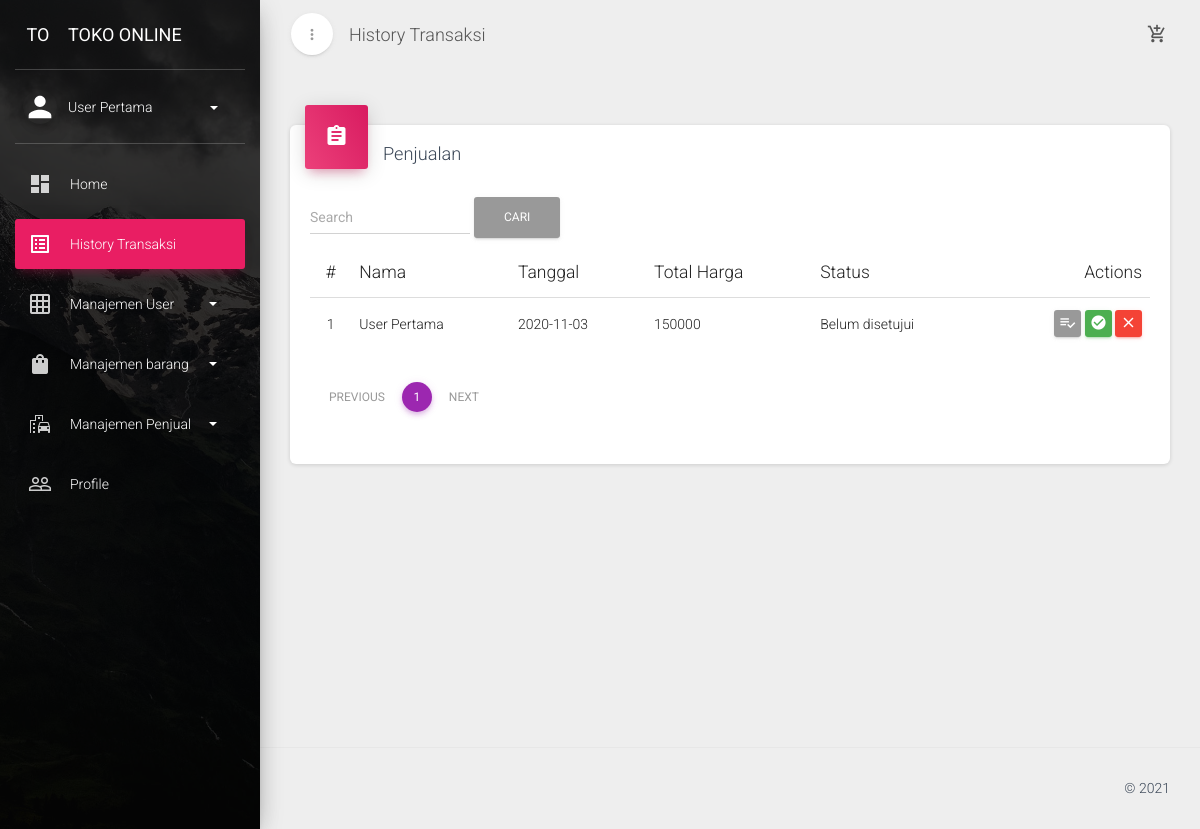
/index.php?url=penjualan (signed in), run on the app's committed database.
### tables this page shows
CREATE TABLE `penjualan` (
  `penjualan_id` int(11) NOT NULL,
  `tanggal_penjualan` date NOT NULL,
  `user_id` int(11) NOT NULL,
  `total_harga` int(11) NOT NULL,
  `status` int(11) NOT NULL
);

CREATE TABLE `user` (
  `user_id` int(11) NOT NULL,
  `nama` varchar(30) NOT NULL,
  `username` varchar(30) NOT NULL,
  `password` varchar(16) NOT NULL,
  `role` enum('Admin','User') NOT NULL
);

### pages/penjualan.php (the view, shortened to what this page needs)
<div class="row">
    <div class="col-md-12">
        <div class="card">
            <div class="card-header card-header-icon" data-background-color="rose">
                <i class="material-icons">assignment</i>
            </div>
            <div class="card-content">
                <h4 class="card-title">Penjualan</h4>
                <div class="form-inline my-2 my-lg-0">
                  <input class="form-control mr-sm-2" name='cari' id='cari' type="search" placeholder="Search" aria-label="Search">
                  <button class="btn btn-outline-success my-2 my-sm-0" type="button" onclick='cari()'>Cari</button>
                </div>
                <div class="table-responsive">
                    <table class="table">
                        <thead>
                            <tr>
                                <th class="text-center">#</th>
                                <th>Nama</th>
                                <th>Tanggal</th>
                                <th>Total Harga</th>
                                <th>Status</th>
                                <th class="text-right">Actions</th>
                            </tr>
                        </thead>
                        <tbody>
                        <?php
                        $batas = 5;
                        $halaman = isset($_GET['halaman'])?(int)$_GET['halaman'] : 1;
                        $halaman_awal = ($halaman>1) ? ($halaman * $batas) - $batas : 0;
                        $previous = $halaman - 1;
                        $next = $halaman + 1;
                        if($_SESSION['role'] =="Admin"){
                            if(isset($_GET['cari'])){
                                $data = mysqli_query($koneksi,"select * from penjualan left join user on penjualan.user_id = user.user_id and user.nama like '%".$_GET['cari']."%'");
                            }else{
                                $data = mysqli_query($koneksi,"select * from penjualan left join user on penjualan.user_id = user.user_id") or die(mysqli_error($koneksi));
                            }
                        }
                        $jumlah_data = mysqli_num_rows($data);
                        $total_halaman = ceil($jumlah_data / $batas);
                        if ($_SESSION['role'] =="Admin") {
                            if (isset($_GET['cari'])) {
                                $query = mysqli_query($koneksi, "select * from penjualan left join user on penjualan.user_id = user.user_id and user.nama like '%".$_GET['cari']."%' limit $halaman_awal, $batas");
                            } else {
                                $query = mysqli_query($koneksi, "select * from penjualan left join user on penjualan.user_id = user.user_id limit $halaman_awal, $batas");
                            }
                        }
                        $no = isset($_GET['halaman'])?((int)$_GET['halaman']-1)*5+1 : 1;
                        while($data = mysqli_fetch_assoc($query)){
                        ?>
                            <tr>
                                <td class="text-center"><?php echo $no++?></td>
                                <td><?php echo $data['nama']; ?></td>
                                <td><?php echo $data['tanggal_penjualan']; ?></td>
                                <td><?php echo $data['total_harga']; ?></td>
                                <td><?php echo $data['status']==1?"Telah disetujui":"Belum disetujui"?></td>
                                <td class="td-actions text-right">
                                    <a href='index.php?url=detail_penjualan&id=<?php echo $data['penjualan_id']?>' rel="tooltip" title='detail' class="btn btn-default">
                                        <i class="material-icons" >playlist_add_check</i>
                                    </a>
                                    <?php if($_SESSION['role']=="Admin") { ?>
                                    <a href='index.php?url=penjualan&approve=<?php echo $data['penjualan_id'] ?>' rel="tooltip" title='setujui' class="btn btn-success">
                                        <i class="material-icons" >check_circle</i>
                                    </a>
                                    <button onclick="hapus(<?php echo $data['penjualan_id'] ?>)" title='delete' rel="tooltip" class="btn btn-danger">
                                        <i class="material-icons">close</i>
                                    </button>
                                    <?php } ?>
                                </td>
                            </tr>
                        <?php } ?>
                        </tbody>
                        <tfoot>
                            <tr><td colspan=5>
                            <ul class="pagination justify-content-center">
			                	<li class="page-item">
			                		<a class="page-link" <?php if($halaman > 1){ echo "href='?url=penjualan&halaman=$previous'"; } ?>>Previous</a>
			                	</li>
			                	<?php
			                	for($x=1;$x<=$total_halaman;$x++){
			                		?>
			                		<li class="page-item <?php echo empty($_GET['halaman'])&&$x==1||$x==$_GET['halaman']?"active":""; ?>"><a class="page-link" href="?url=penjualan&halaman=<?php echo $x ?>"><?php echo $x; ?></a></li>
			                		<?php
			                	}
			                	?>
			                	<li class="page-item">
			                		<a  class="page-link" <?php if($halaman < $total_halaman) { echo "href='?url=penjualan&halaman=$next'"; } ?>>Next</a>
			                	</li>
			                </ul>
                            </td></tr>
                        </tfoot>
                    </table>
                </div>
            </div>
        </div>
    </div>
</div>

### data on the page
penjualan: user.nama "User Pertama", tanggal_penjualan "2020-11-03", total_harga "150000", status "Belum disetujui"

### other printed values
$_SESSION['nama'] "User Pertama"
